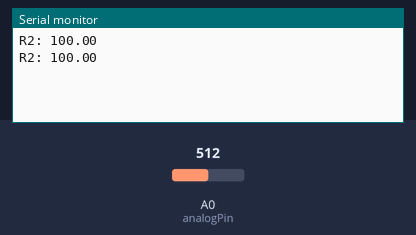
Bench run of a sketch on a simulated Arduino Uno, built with avr-gcc and run on an emulated ATmega328P. Shown: the last lines printed to the serial monitor. Inputs (shaded band) come from the test bench; at power-on: A0 (analogPin) = 512.

Above: at 1.8 s.
1.9 s: A0 (analogPin) set to 716
At 2.8 s:
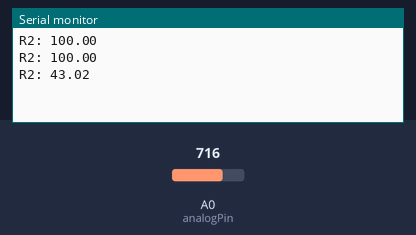
3.4 s: A0 (analogPin) set to 900
At 4.8 s:
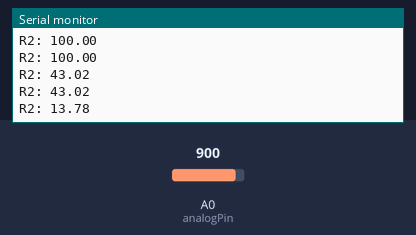
Timing chart, 0 to 6.4 s (numbered marks = the images above; inputs shaded):
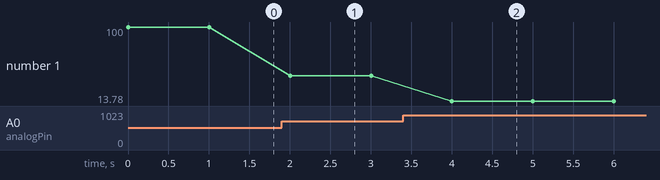

Measured:
- after the input at 1.9 s, the serial monitor: prints a new line after 0.10 s (image 1)
- after the input at 3.4 s, the serial monitor: prints a new line after 0.60 s (image 2)
- plotted number 1: 100 → 43.02 after the input at 1.9 s, 43.02 → 13.78 after the input at 3.4 s

The sketch:

OHMMETER.ino
```cpp
/* READS THE CURRENT, THE MAIN THEME IS AN ANALOG INPUT PROCESSING*/

int analogPin = A0;
int raw = 0;
int Vin = 5;
float Vout = 0;
float R1 = 100;
float R2 = 0;
float buffer = 0;

void setup(){
Serial.begin(9600);
}

void loop(){
  raw = analogRead(analogPin);
  if(raw){
    buffer = raw * Vin;
    Vout = (buffer)/1024.0;
    buffer = (Vin/Vout) - 1;
    R2= R1 * buffer;

    Serial.print("R2: ");
    Serial.println(R2);
    delay(1000);
  }
}
```
